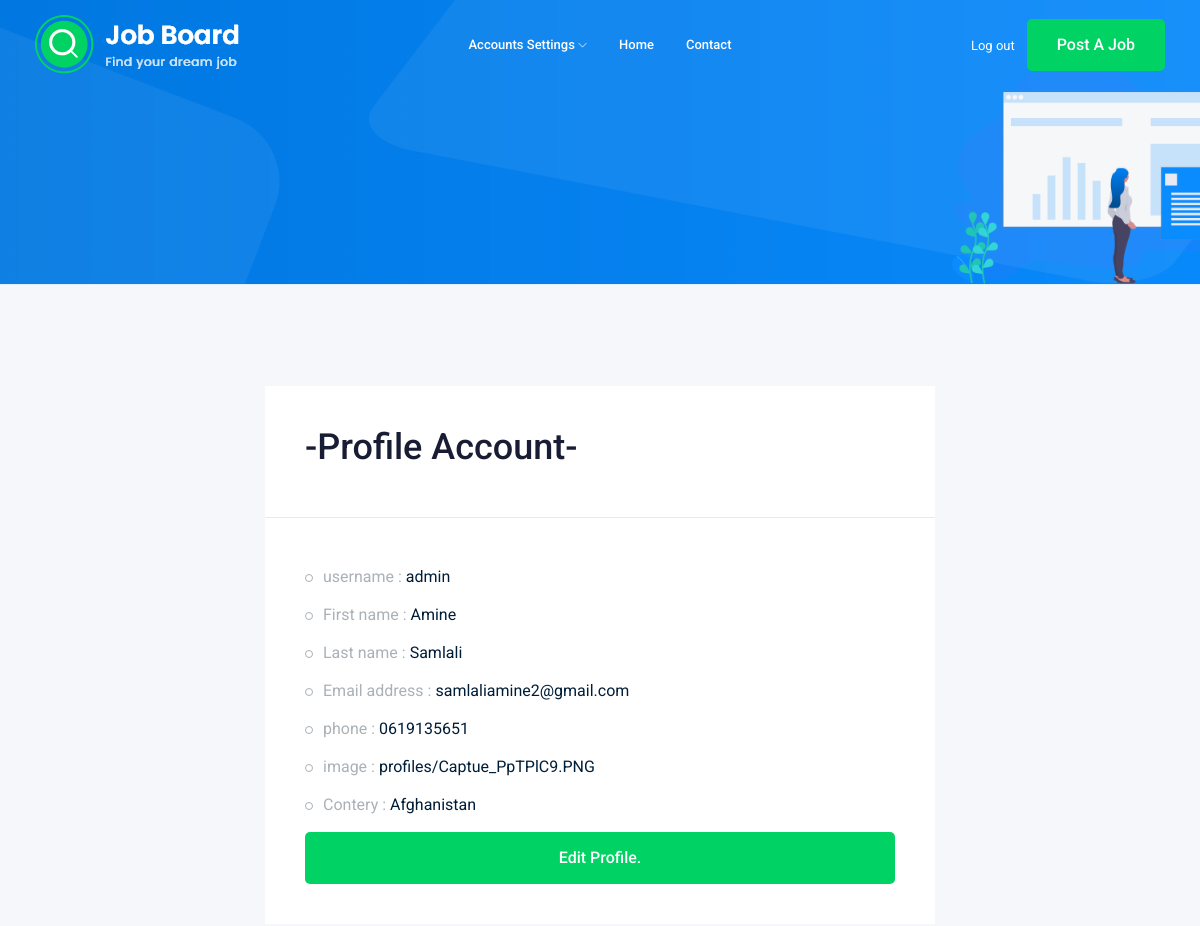
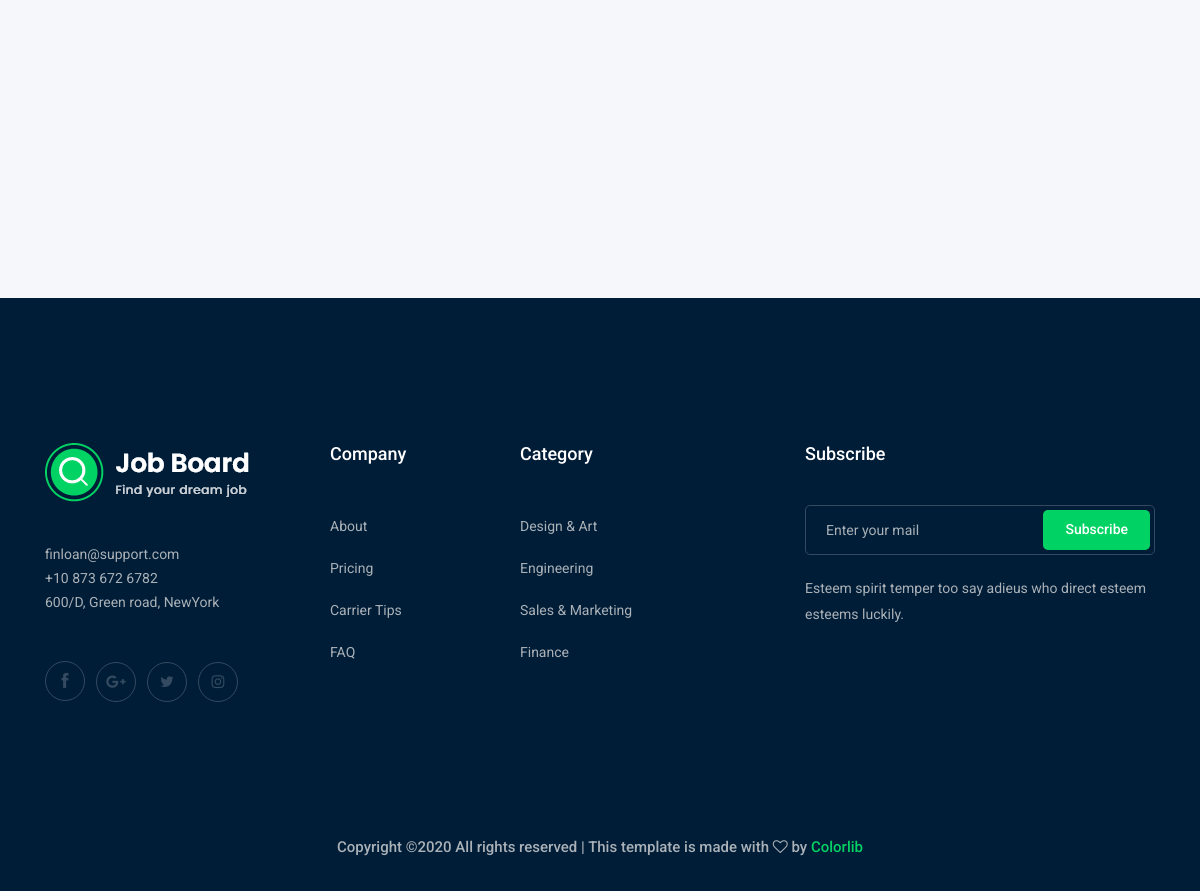
/accounts/profile/ (signed in), run on the app's committed database (2 pictures, top to bottom).
### accounts/models.py (models this page shows)
class Profile(models.Model):
    user = models.OneToOneField(User , on_delete=models.CASCADE)
    sity = models.ForeignKey('Country_cont',on_delete=models.CASCADE,blank=True ,null=True)
    phone = models.CharField(max_length=65)
    image = models.ImageField(upload_to='profiles/')
    def __str__(self):
        return str(self.user)

class Country_cont(models.Model):
    sity = models.CharField(max_length=30,blank=True ,null=True)
    def __str__(self):
        return self.sity

### accounts/views.py (the view)
# urls.py: path('profile/', views.profile_shower , name='profile_user'),
@login_required
def profile_shower(request):
    profile_user = Profile.objects.get(user=request.user)
    return render( request , 'profile/profile.html', {'profile_id':profile_user} )

### template/profile/profile.html (shortened to what this page needs)
{% extends 'base.html' %}
{% load bootstrap4 %}
    {% block content %}
    <div class="bradcam_area bradcam_bg_1">
        <div class="container">
            <div class="row">
                <div class="col-xl-12">
                </div>
            </div>
        </div>
    </div>
    <div class="job_details_area ">
        <div class="container">
                <div class="col-lg-8 mx-auto ">
                    </div>
                </div>
                <div class="col-lg-7 mx-auto">
                    <div class="job_sumary ">
                        <div class="summery_header">
                            <h1>-Profile Account-</h1>
                        </div>
                        <div class="job_content mx-auto ">
                            <ul>
                                <form method="GET" enctype="multipart/form-data" >
                                {% if profile_id.sity is  None  or profile_id.phone is None or profile_id.image is None %}
                                    <li>username : <span>{{profile_id}}</span></li>
                                    <li>First name : <span>{{profile_id.user.first_name}}</span></li>
                                    <li>Last name : <span>{{profile_id.user.last_name}}</span></li>
                                    <li>Email address : <span>{{profile_id.user.email}}</span></li>
                                    <li>phone : <span>{{profile_id.phone}}</span></li>
                                    <li>image : <span>{{profile_id.image}}</span></li>
                                    <li>Contary : <span>{{profile_id.sity}}</span></li>
                                        <a href="{% url  'profile_edit' %}" class="boxed-btn3 w-100 mt-2">Complate profile.</a>
                                    {% else %}
                                    <li>username : <span>{{profile_id}}</span></li>
                                    <li>First name : <span>{{profile_id.user.first_name}}</span></li>
                                    <li>Last name : <span>{{profile_id.user.last_name}}</span></li>
                                    <li>Email address : <span>{{profile_id.user.email}}</span></li>
                                    <li>phone : <span>{{profile_id.phone}}</span></li>
                                    <li>image : <span>{{profile_id.image}}</span></li>
                                    <li>Contery : <span>{{profile_id.sity}}</span></li>
                                    <a href="{% url  'profile_edit' %}" class="boxed-btn3 w-100 mt-2">Edit profile.</a>
                                    {% endif %}
                                </form>
                            </ul>
                        </div>
                    </div>
                    </div>
                    <div class="job_location_wrap">
                        <div class="job_lok_inner">
                            <div id="map" style="height: 200px;"></div>
                          </div>
                    </div>
                </div>
{% endblock %}

### data on the page
Profile: user.username "admin", user.first_name "Amine", user.last_name "Samlali", user.email "samlaliamine2@gmail.com", phone "0619135651", image "profiles/Captue_PpTPlC9.PNG", sity "Afghanistan"
